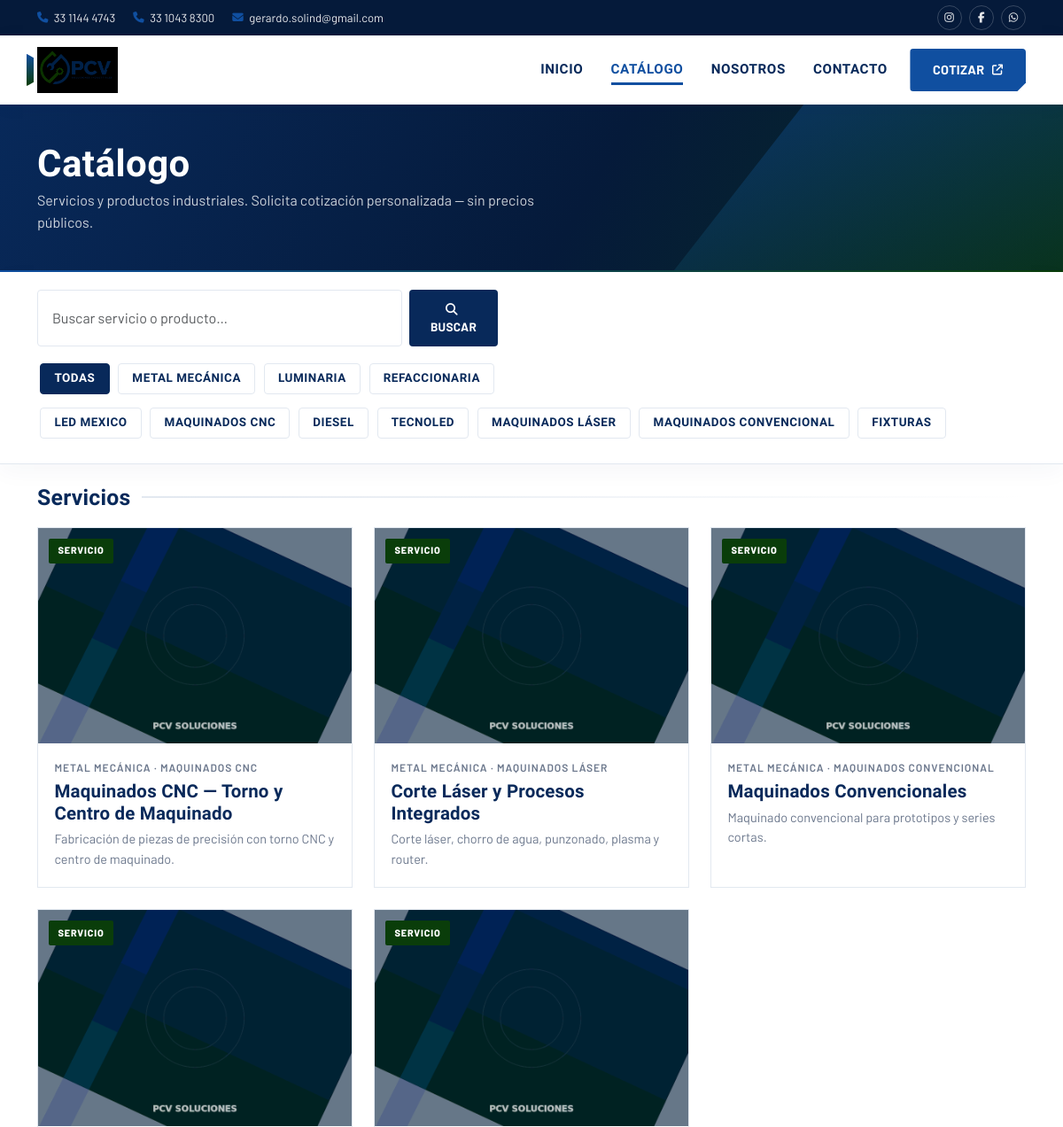
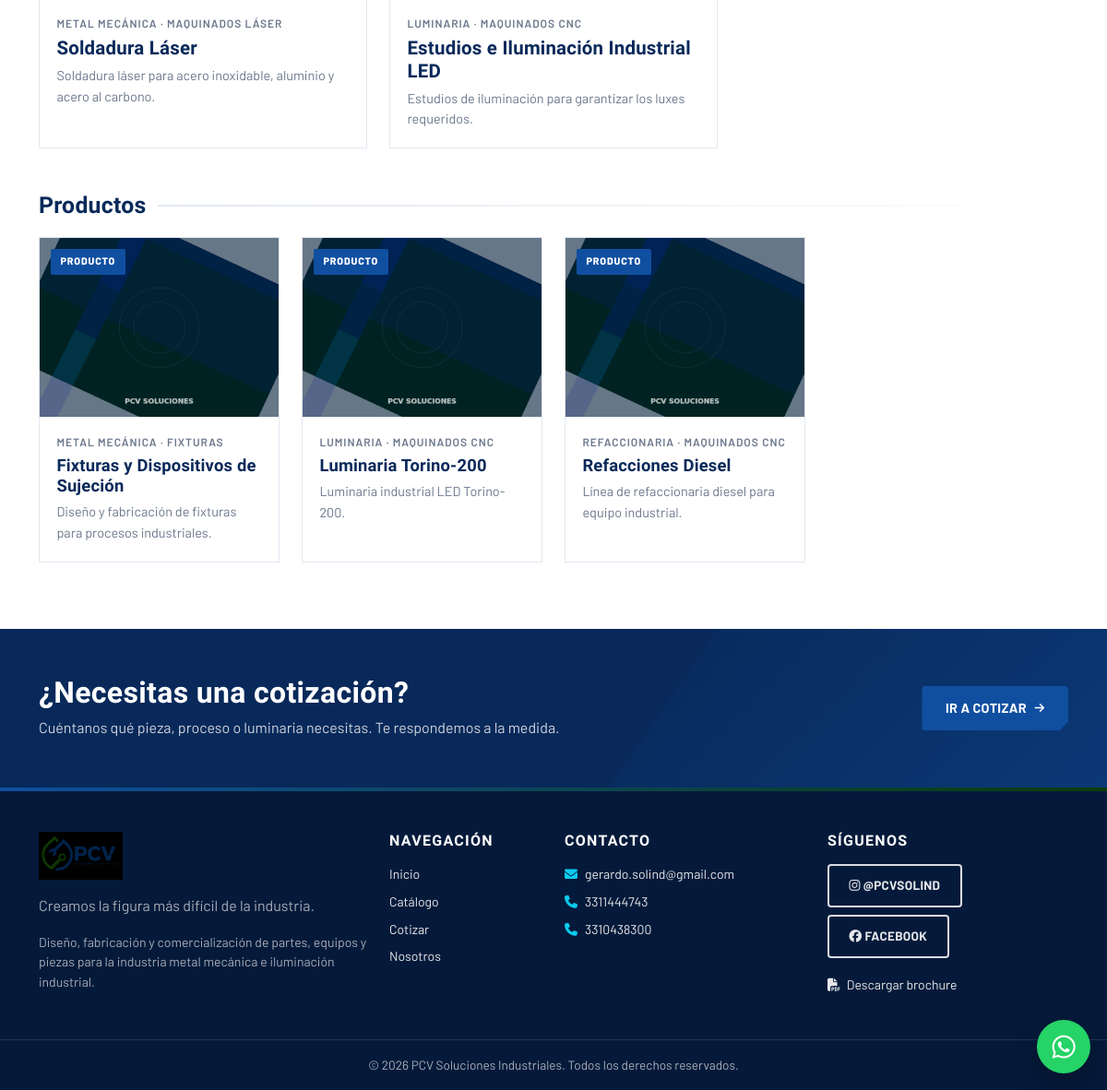
/catalogo.php, run on the app's committed database (2 pictures, top to bottom).
### tables this page shows
CREATE TABLE clasificaciones (
  id INT UNSIGNED AUTO_INCREMENT PRIMARY KEY,
  nombre VARCHAR(120) NOT NULL,
  slug VARCHAR(140) NOT NULL UNIQUE,
  orden INT NOT NULL DEFAULT 0,
  activo TINYINT(1) NOT NULL DEFAULT 1
);

CREATE TABLE subtipos (
  id INT UNSIGNED AUTO_INCREMENT PRIMARY KEY,
  clasificacion_id INT UNSIGNED NOT NULL,
  nombre VARCHAR(120) NOT NULL,
  slug VARCHAR(140) NOT NULL,
  orden INT NOT NULL DEFAULT 0,
  activo TINYINT(1) NOT NULL DEFAULT 1,
  UNIQUE KEY uq_subtipo (clasificacion_id, slug),
  CONSTRAINT fk_sub_clas FOREIGN KEY (clasificacion_id) REFERENCES clasificaciones(id) ON DELETE CASCADE
);

CREATE TABLE productos (
  id INT UNSIGNED AUTO_INCREMENT PRIMARY KEY,
  tipo ENUM('servicio','producto') NOT NULL DEFAULT 'servicio',
  clasificacion_id INT UNSIGNED NOT NULL,
  subtipo_id INT UNSIGNED DEFAULT NULL,
  nombre VARCHAR(200) NOT NULL,
  slug VARCHAR(191) NOT NULL UNIQUE,
  resumen TEXT,
  descripcion MEDIUMTEXT,
  imagen_principal VARCHAR(255) DEFAULT NULL,
  destacado TINYINT(1) NOT NULL DEFAULT 0,
  activo TINYINT(1) NOT NULL DEFAULT 1,
  orden INT NOT NULL DEFAULT 0,
  creado_en DATETIME NOT NULL DEFAULT CURRENT_TIMESTAMP,
  actualizado_en DATETIME NULL ON UPDATE CURRENT_TIMESTAMP,
  CONSTRAINT fk_prod_clas FOREIGN KEY (clasificacion_id) REFERENCES clasificaciones(id),
  CONSTRAINT fk_prod_sub FOREIGN KEY (subtipo_id) REFERENCES subtipos(id) ON DELETE SET NULL
);

### includes/config.php (called while the page is built, shortened)
<?php
function pcv_esc($s) {
    return htmlspecialchars((string)$s, ENT_QUOTES, 'UTF-8');
}
function pcv_asset($path) {
    return PCV_BASE . '/assets/' . ltrim($path, '/');
}
function pcv_url($path = '') {
    $path = ltrim((string)$path, '/');
    return PCV_BASE . '/' . $path;
}
function pcv_img_producto($archivo) {
    $local = PCV_UPLOADS . '/' . $archivo;
    $ph = PCV_ROOT . '/assets/img/placeholders/' . $archivo;
    if (is_file($ph)) {
        return pcv_asset('img/placeholders/' . $archivo);
    }
    return pcv_asset('img/placeholders/item-1.png');
}

### catalogo.php (the view, shortened to what this page needs)
<?php
require_once __DIR__ . '/includes/config.php';
$pcv_page = 'catalogo';
$db = pcv_db();
$clasSlug = trim($_GET['clasificacion'] ?? '');
$subSlug = trim($_GET['subtipo'] ?? '');
$q = trim($_GET['q'] ?? '');
$clasifs = [];
$res = $db->query("SELECT * FROM clasificaciones WHERE activo=1 ORDER BY orden");
while ($r = $res->fetch_assoc()) { $clasifs[] = $r; }
$subtipos = [];
$sqlSub = "SELECT s.*, c.slug AS clas_slug FROM subtipos s INNER JOIN clasificaciones c ON c.id=s.clasificacion_id WHERE s.activo=1";
$sqlSub .= " ORDER BY s.orden";
$res = $db->query($sqlSub);
while ($r = $res->fetch_assoc()) { $subtipos[] = $r; }
$where = "p.activo=1";
$sql = "SELECT p.*, c.nombre AS clasificacion, c.slug AS clas_slug, s.nombre AS subtipo, s.slug AS sub_slug
        FROM productos p
        INNER JOIN clasificaciones c ON c.id=p.clasificacion_id
        LEFT JOIN subtipos s ON s.id=p.subtipo_id
        WHERE $where
        ORDER BY FIELD(p.tipo,'servicio','producto'), p.orden, p.id";
$items = [];
$res = $db->query($sql);
while ($r = $res->fetch_assoc()) { $items[] = $r; }
$servicios = array_values(array_filter($items, fn($i) => $i['tipo'] === 'servicio'));
$productos = array_values(array_filter($items, fn($i) => $i['tipo'] === 'producto'));
require __DIR__ . '/includes/header.php';
function pcv_card($item, $large = false) {
    $isService = $item['tipo'] === 'servicio';
    $badge = $isService ? 'badge-tipo' : 'badge-prod';
    $label = $isService ? 'Servicio' : 'Producto';
    $url = pcv_url('ficha.php?slug=' . urlencode($item['slug']));
    $img = pcv_img_producto($item['imagen_principal']);
    $col = $large ? 'col-md-6 col-xl-4' : 'col-sm-6 col-lg-4 col-xl-3';
    $cardClass = $large ? 'pcv-card pcv-card-service' : 'pcv-card';
    $cat = pcv_esc($item['clasificacion']) . ($item['subtipo'] ? ' · ' . pcv_esc($item['subtipo']) : '');
    echo '<div class="'.$col.'">';
    echo '<a class="pcv-card-link" href="'.pcv_esc($url).'">';
    echo '<article class="'.$cardClass.'">';
    echo '<div class="pcv-card-media"><span class="pcv-card-badge '.$badge.'">'.$label.'</span>';
    echo '<img src="'.pcv_esc($img).'" alt="'.pcv_esc($item['nombre']).'" loading="lazy"></div>';
    echo '<div class="pcv-card-body">';
    echo '<div class="pcv-card-cat">'.$cat.'</div>';
    echo '<h3 class="pcv-card-title">'.pcv_esc($item['nombre']).'</h3>';
    if (!empty($item['resumen'])) {
        echo '<p class="pcv-card-excerpt">'.pcv_esc($item['resumen']).'</p>';
    }
    echo '</div></article></a></div>';
}
?>
<section class="page-banner">
  <div class="container">
    <h1>Catálogo</h1>
    <p>Servicios y productos industriales. Solicita cotización personalizada — sin precios públicos.</p>
  </div>
</section>
<section class="catalog-toolbar">
  <div class="container">
    <form class="catalog-search mb-3" method="get">
      <input type="search" name="q" value="<?= pcv_esc($q) ?>" class="form-control" placeholder="Buscar servicio o producto…">
      <button class="btn btn-navy" type="submit"><i class="fas fa-search me-1"></i> Buscar</button>
    </form>
    <div>
      <a class="filter-chip <?= $clasSlug===''?'active':'' ?>" href="<?= pcv_url('catalogo.php') ?>">Todas</a>
      <?php foreach ($clasifs as $c): ?>
        <a class="filter-chip <?= $clasSlug===$c['slug']?'active':'' ?>" href="<?= pcv_url('catalogo.php?clasificacion='.urlencode($c['slug'])) ?>"><?= pcv_esc($c['nombre']) ?></a>
      <?php endforeach; ?>
    </div>
    <?php if ($subtipos): ?>
    <div class="mt-2">
      <?php foreach ($subtipos as $s): ?>
        <a class="filter-chip <?= $subSlug===$s['slug']?'active':'' ?>" href="<?= pcv_url('catalogo.php?clasificacion='.urlencode($s['clas_slug']).'&subtipo='.urlencode($s['slug'])) ?>"><?= pcv_esc($s['nombre']) ?></a>
      <?php endforeach; ?>
    </div>
    <?php endif; ?>
  </div>
</section>
<section class="section pt-4">
  <div class="container">
    <h2 class="catalog-block-title section-title">Servicios</h2>
    <div class="row g-4 mb-5">
      <?php foreach ($servicios as $it) { pcv_card($it, true); } ?>
    </div>
    <h2 class="catalog-block-title section-title">Productos</h2>
    <div class="row g-4">
      <?php foreach ($productos as $it) { pcv_card($it, false); } ?>
    </div>
  </div>
</section>
<section class="cta-band">
  <div class="container">
    <div class="row align-items-center g-3">
      <div class="col-lg-8">
        <h2>¿Necesitas una cotización?</h2>
        <p>Cuéntanos qué pieza, proceso o luminaria necesitas. Te respondemos a la medida.</p>
      </div>
      <div class="col-lg-4 text-lg-end">
        <a href="<?= pcv_url('cotizar.php') ?>" class="btn btn-cta btn-lg">Ir a cotizar <i class="fas fa-arrow-right"></i></a>
      </div>
    </div>
  </div>
</section>
<?php require __DIR__ . '/includes/footer.php'; ?>

### includes/header.php (shortened to what this page needs)
<?php
$pcv_page = $pcv_page ?? 'home';
$tel1_fmt = preg_replace('/(\d{2})(\d{4})(\d{4})/', '$1 $2 $3', PCV_TEL1);
$tel2_fmt = preg_replace('/(\d{2})(\d{4})(\d{4})/', '$1 $2 $3', PCV_TEL2);
?>
<!DOCTYPE html>
<html lang="es">
<head>
  <link rel="stylesheet" href="<?= pcv_asset('plugins/bootstrap/css/bootstrap.min.css') ?>">
  <link rel="stylesheet" href="https://cdnjs.cloudflare.com/ajax/libs/font-awesome/6.5.2/css/all.min.css">
  <link rel="stylesheet" href="<?= pcv_asset('plugins/sweetalert2/sweetalert2.min.css') ?>">
  <link rel="stylesheet" href="<?= pcv_asset('css/site.css') ?>">
</head>
<body>
<div class="pcv-topbar">
  <div class="container d-flex flex-wrap justify-content-between align-items-center py-1 gap-2">
    <div class="d-flex flex-wrap align-items-center">
      <a class="top-item" href="tel:<?= pcv_esc(PCV_TEL1) ?>"><i class="fas fa-phone"></i><span><?= pcv_esc($tel1_fmt) ?></span></a>
      <a class="top-item d-none d-sm-inline-flex" href="tel:<?= pcv_esc(PCV_TEL2) ?>"><i class="fas fa-phone"></i><span class="hide-xs"><?= pcv_esc($tel2_fmt) ?></span></a>
      <a class="top-item" href="mailto:<?= pcv_esc(PCV_EMAIL) ?>"><i class="fas fa-envelope"></i><span class="d-none d-md-inline"><?= pcv_esc(PCV_EMAIL) ?></span><span class="d-md-none">Email</span></a>
    </div>
    <div class="top-social">
      <a href="https://instagram.com/<?= pcv_esc(PCV_IG) ?>" target="_blank" rel="noopener" aria-label="Instagram"><i class="fab fa-instagram"></i></a>
      <a href="<?= pcv_esc(PCV_FB) ?>" target="_blank" rel="noopener" aria-label="Facebook"><i class="fab fa-facebook-f"></i></a>
      <a href="https://wa.me/<?= pcv_esc(PCV_WHATSAPP) ?>" target="_blank" rel="noopener" aria-label="WhatsApp"><i class="fab fa-whatsapp"></i></a>
    </div>
  </div>
</div>
<header class="site-header">
  <nav class="navbar navbar-expand-lg">
    <div class="container">
      <a class="navbar-brand d-flex align-items-center gap-2" href="<?= pcv_url('index.php') ?>">
        <span class="brand-accent" aria-hidden="true"></span>
        <img src="<?= pcv_asset('img/logo-header.png') ?>" alt="PCV Soluciones" class="brand-logo">
      </a>
      <div class="collapse navbar-collapse" id="navMain">
        <ul class="navbar-nav ms-auto align-items-lg-center gap-lg-1">
          <li class="nav-item"><a class="nav-link <?= $pcv_page==='home'?'active':'' ?>" href="<?= pcv_url('index.php') ?>">Inicio</a></li>
          <li class="nav-item"><a class="nav-link <?= $pcv_page==='catalogo'?'active':'' ?>" href="<?= pcv_url('catalogo.php') ?>">Catálogo</a></li>
          <li class="nav-item"><a class="nav-link" href="<?= pcv_url('index.php') ?>#nosotros">Nosotros</a></li>
          <li class="nav-item"><a class="nav-link" href="<?= pcv_url('index.php') ?>#contacto">Contacto</a></li>
          <li class="nav-item ms-lg-2">
            <a class="btn btn-cta" href="<?= pcv_url('cotizar.php') ?>">Cotizar <i class="fas fa-arrow-up-right-from-square"></i></a>
          </li>
        </ul>
      </div>
    </div>
  </nav>
</header>

### includes/footer.php (shortened to what this page needs)
<footer class="site-footer mt-0">
  <div class="container py-5">
    <div class="row g-4">
      <div class="col-lg-4">
        <img src="<?= pcv_asset('img/logo-header.png') ?>" alt="PCV" class="footer-logo mb-3">
        <p class="mb-3 opacity-75"><?= pcv_esc(PCV_ESLOGAN) ?>.</p>
        <p class="small opacity-75 mb-0">Diseño, fabricación y comercialización de partes, equipos y piezas para la industria metal mecánica e iluminación industrial.</p>
      </div>
      <div class="col-sm-6 col-lg-2">
        <h6 class="text-uppercase">Navegación</h6>
        <ul class="list-unstyled small mb-0">
          <li class="mb-2"><a href="<?= pcv_url('index.php') ?>">Inicio</a></li>
          <li class="mb-2"><a href="<?= pcv_url('catalogo.php') ?>">Catálogo</a></li>
          <li class="mb-2"><a href="<?= pcv_url('cotizar.php') ?>">Cotizar</a></li>
          <li class="mb-2"><a href="<?= pcv_url('index.php') ?>#nosotros">Nosotros</a></li>
        </ul>
      </div>
      <div class="col-sm-6 col-lg-3">
        <h6 class="text-uppercase">Contacto</h6>
        <ul class="list-unstyled small mb-0">
          <li class="mb-2"><i class="fas fa-envelope me-2 text-info"></i><a href="mailto:<?= pcv_esc(PCV_EMAIL) ?>"><?= pcv_esc(PCV_EMAIL) ?></a></li>
          <li class="mb-2"><i class="fas fa-phone me-2 text-info"></i><a href="tel:<?= pcv_esc(PCV_TEL1) ?>"><?= pcv_esc(PCV_TEL1) ?></a></li>
          <li class="mb-2"><i class="fas fa-phone me-2 text-info"></i><a href="tel:<?= pcv_esc(PCV_TEL2) ?>"><?= pcv_esc(PCV_TEL2) ?></a></li>
        </ul>
      </div>
      <div class="col-lg-3">
        <h6 class="text-uppercase">Síguenos</h6>
        <a class="btn btn-sm btn-outline-light me-2 mb-2" href="https://instagram.com/<?= pcv_esc(PCV_IG) ?>" target="_blank" rel="noopener"><i class="fab fa-instagram"></i> @<?= pcv_esc(PCV_IG) ?></a>
        <a class="btn btn-sm btn-outline-light mb-2" href="<?= pcv_esc(PCV_FB) ?>" target="_blank" rel="noopener"><i class="fab fa-facebook"></i> Facebook</a>
        <div class="mt-2">
          <a class="small" href="<?= pcv_asset('img/pcv-brochure.pdf') ?>" target="_blank"><i class="fas fa-file-pdf me-1"></i> Descargar brochure</a>
        </div>
      </div>
    </div>
  </div>
  <div class="footer-bottom">
    <div class="container text-center">&copy; <?= date('Y') ?> PCV Soluciones Industriales. Todos los derechos reservados.</div>
  </div>
</footer>
<a class="whatsapp-float" href="https://wa.me/<?= pcv_esc(PCV_WHATSAPP) ?>?text=<?= rawurlencode('Hola PCV, me interesa cotizar.') ?>" target="_blank" rel="noopener" aria-label="WhatsApp">
  <i class="fab fa-whatsapp"></i>
</a>
</body>
</html>

### data on the page
clasificaciones: nombre "METAL MECÁNICA"
clasificaciones: nombre "LUMINARIA"
clasificaciones: nombre "REFACCIONARIA"
subtipos: nombre "LED MEXICO"
subtipos: nombre "MAQUINADOS CNC"
subtipos: nombre "DIESEL"
subtipos: nombre "TECNOLED"
subtipos: nombre "MAQUINADOS LÁSER"
subtipos: nombre "MAQUINADOS CONVENCIONAL"
subtipos: nombre "FIXTURAS"
productos: tipo "SERVICIO", imagen_principal (picture), clasificacion.nombre "METAL MECÁNICA · MAQUINADOS CNC", nombre "Maquinados CNC — Torno y Centro de Maquinado", resumen "Fabricación de piezas de precisión con torno CNC y centro de maquinado."
productos: tipo "SERVICIO", imagen_principal (picture), clasificacion.nombre "METAL MECÁNICA · MAQUINADOS LÁSER", nombre "Corte Láser y Procesos Integrados", resumen "Corte láser, chorro de agua, punzonado, plasma y router."
productos: tipo "SERVICIO", imagen_principal (picture), clasificacion.nombre "METAL MECÁNICA · MAQUINADOS CONVENCIONAL", nombre "Maquinados Convencionales", resumen "Maquinado convencional para prototipos y series cortas."
productos: tipo "SERVICIO", imagen_principal (picture), clasificacion.nombre "METAL MECÁNICA · MAQUINADOS LÁSER", nombre "Soldadura Láser", resumen "Soldadura láser para acero inoxidable, aluminio y acero al carbono."
productos: tipo "SERVICIO", imagen_principal (picture), clasificacion.nombre "LUMINARIA · MAQUINADOS CNC", nombre "Estudios e Iluminación Industrial LED", resumen "Estudios de iluminación para garantizar los luxes requeridos."
productos: tipo "PRODUCTO", imagen_principal (picture), clasificacion.nombre "METAL MECÁNICA · FIXTURAS", nombre "Fixturas y Dispositivos de Sujeción", resumen "Diseño y fabricación de fixturas para procesos industriales."
productos: tipo "PRODUCTO", imagen_principal (picture), clasificacion.nombre "LUMINARIA · MAQUINADOS CNC", nombre "Luminaria Torino-200", resumen "Luminaria industrial LED Torino-200."
productos: tipo "PRODUCTO", imagen_principal (picture), clasificacion.nombre "REFACCIONARIA · MAQUINADOS CNC", nombre "Refacciones Diesel", resumen "Línea de refaccionaria diesel para equipo industrial."

### other printed values
pcv_esc($tel1_fmt) "33 1144 4743"
pcv_esc($tel2_fmt) "33 1043 8300"
pcv_esc(PCV_EMAIL) "gerardo.solind@gmail.com"
pcv_esc(PCV_ESLOGAN) "Creamos la figura más difícil de la industria"
pcv_esc(PCV_TEL1) "3311444743"
pcv_esc(PCV_TEL2) "3310438300"
pcv_esc(PCV_IG) "PCVSOLIND"
